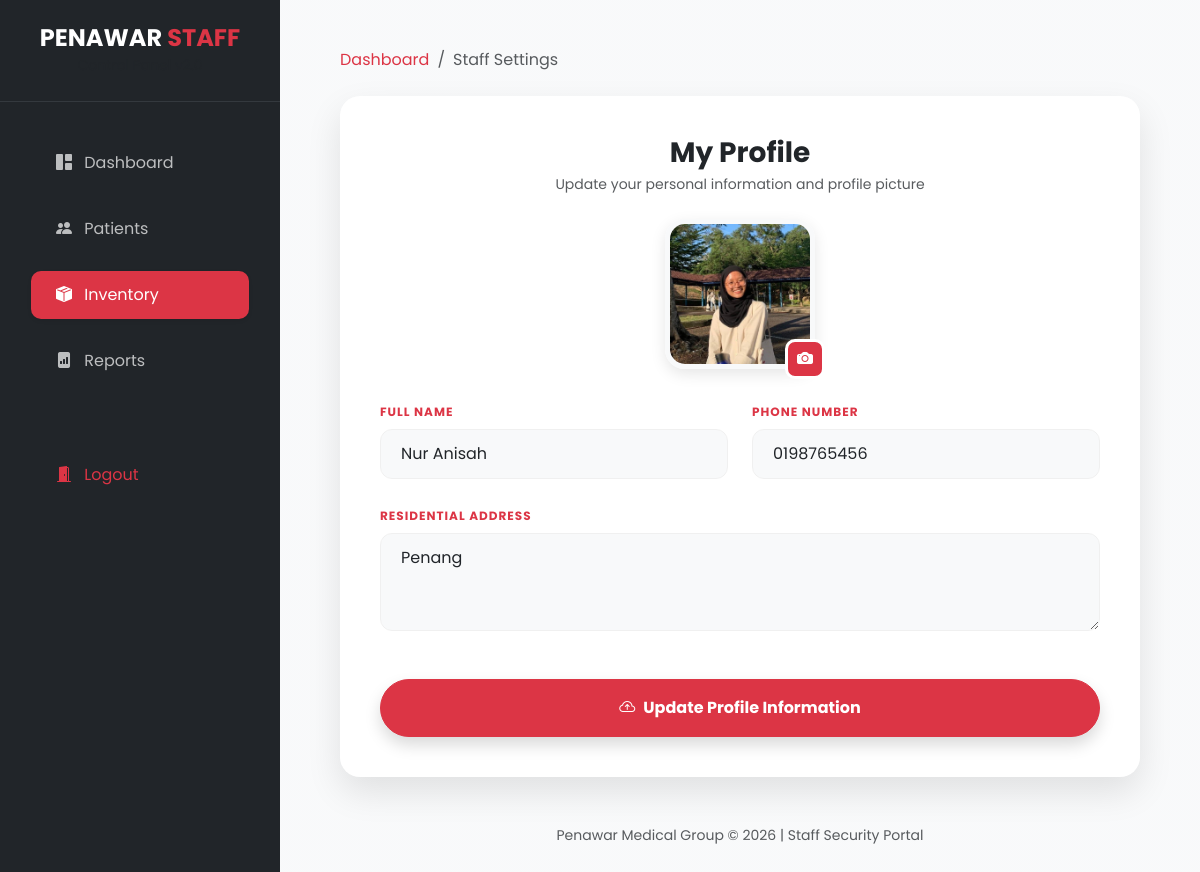
Screenshot of /clinic_system/staff_profile.php (signed in) with the database file from the repository.
### tables this page shows
CREATE TABLE `users` (
  `id` int(11) NOT NULL,
  `name` varchar(255) NOT NULL,
  `email` varchar(255) NOT NULL,
  `password` varchar(255) NOT NULL,
  `role` enum('staff','patient') DEFAULT 'patient',
  `profile_pic` varchar(255) DEFAULT NULL,
  `created_at` timestamp NOT NULL DEFAULT current_timestamp(),
  `staff_id` varchar(50) DEFAULT NULL,
  `username` varchar(100) DEFAULT NULL,
  `phone` varchar(20) DEFAULT NULL,
  `address` text DEFAULT NULL
);

### clinic_system/staff_profile.php (the view, shortened to what this page needs)
<?php
include 'db.php';
$user_id = $_SESSION['user_id'];
$stmt = $pdo->prepare("SELECT * FROM users WHERE id = ?");
$stmt->execute([$user_id]);
$user = $stmt->fetch();
?>
<!DOCTYPE html>
<html lang="en">
<head>
    <link href="https://cdn.jsdelivr.net/npm/bootstrap@5.3.0/dist/css/bootstrap.min.css" rel="stylesheet">
    <link rel="stylesheet" href="https://cdn.jsdelivr.net/npm/bootstrap-icons@1.11.0/font/bootstrap-icons.css">
</head>
<body>
<div class="d-flex">
    <nav id="sidebar">
        <div class="p-4 text-center border-bottom border-secondary border-opacity-25">
            <h4 class="fw-bold mb-0 text-white">PENAWAR <span class="text-danger">STAFF</span></h4>
            <small class="text-muted">Control Panel v2.0</small>
        </div>
        <div class="p-3">
            <ul class="nav flex-column mt-3">
                <li class="nav-item mb-2"><a href="staff_dashboard.php" class="nav-link"><i class="bi bi-grid-1x2-fill me-2"></i> Dashboard</a></li>
                <li class="nav-item mb-2"><a href="manage_patients.php" class="nav-link"><i class="bi bi-people-fill me-2"></i> Patients</a></li>
                <li class="nav-item mb-2"><a href="inventory.php" class="nav-link active shadow-sm"><i class="bi bi-box-seam-fill me-2"></i> Inventory</a></li>
                <li class="nav-item mb-2"><a href="reports.php" class="nav-link"><i class="bi bi-file-bar-graph-fill me-2"></i> Reports</a></li>
                <li class="nav-item mt-5"><a href="login.php" class="nav-link text-danger"><i class="bi bi-door-open-fill me-2"></i> Logout</a></li>
            </ul>
        </div>
    </nav>
    <div class="flex-grow-1 p-4 p-md-5">
        <div class="profile-container">
            <nav aria-label="breadcrumb" class="mb-4">
                <ol class="breadcrumb">
                    <li class="breadcrumb-item"><a href="staff_dashboard.php" class="text-danger text-decoration-none">Dashboard</a></li>
                    <li class="breadcrumb-item active">Staff Settings</li>
                </ol>
            </nav>
            <div class="glass-card">
                <div class="text-center mb-4">
                    <h3 class="fw-bold mb-1">My Profile</h3>
                    <p class="text-muted small">Update your personal information and profile picture</p>
                </div>
                <form method="POST" enctype="multipart/form-data">
                    <div class="avatar-section">
                        <?php
                            $display_pic = !empty($user['profile_pic']) ? 'uploads/'.$user['profile_pic'] : 'https://ui-avatars.com/api/?name='.urlencode($user['name']).'&size=150&background=212529&color=fff';
                        ?>
                        <img src="<?= $display_pic ?>" class="avatar-preview" id="imgPreview">
                        <div class="file-input-wrapper">
                            <label for="fileInput" class="btn-upload">
                                <i class="bi bi-camera-fill"></i>
                            </label>
                        </div>
                    </div>
                    <div class="row g-4">
                        <div class="col-md-6">
                            <label class="form-label">Full Name</label>
                            <input type="text" name="name" class="form-control" value="<?= htmlspecialchars($user['name']) ?>" required>
                        </div>
                        <div class="col-md-6">
                            <label class="form-label">Phone Number</label>
                            <input type="text" name="phone" class="form-control" value="<?= htmlspecialchars($user['phone'] ?? '') ?>">
                        </div>
                        <div class="col-12">
                            <label class="form-label">Residential Address</label>
                            <textarea name="address" class="form-control" rows="3" placeholder="Enter your full address..."><?= htmlspecialchars($user['address'] ?? '') ?></textarea>
                        </div>
                        <div class="col-12 mt-5">
                            <button type="submit" class="btn btn-danger w-100 rounded-pill py-3 fw-bold shadow">
                                <i class="bi bi-cloud-arrow-up me-2"></i>Update Profile Information
                            </button>
                        </div>
                    </div>
                </form>
            </div>
            <footer class="mt-5 text-center text-muted small">
                Penawar Medical Group &copy; <?= date('Y') ?> | Staff Security Portal
            </footer>
        </div>
    </div>
</div>
</body>
</html>

### clinic_system/staff_profile.php (style rules this page uses)
:root { --pmc-red: #dc3545; --pmc-dark: #212529; --pmc-sidebar: #212529; }
body { font-family: 'Poppins', sans-serif; background: linear-gradient(rgba(248, 249, 250, 0.92), rgba(248, 249, 250, 0.92)), url('https://images.unsplash.com/photo-1519494026892-80bbd2d6fd0d?auto=format&fit=crop&w=1920&q=80'); background-size: cover; background-attachment: fixed; min-height: 100vh; }
#sidebar { min-width: 280px; max-width: 280px; background: var(--pmc-sidebar); min-height: 100vh; color: white; position: sticky; top: 0; z-index: 1000; }
.nav-link { color: rgba(255,255,255,0.7); padding: 12px 25px; margin: 5px 15px; border-radius: 10px; transition: 0.3s; }
.nav-link:hover, .nav-link.active { background: var(--pmc-red); color: white !important; }
.profile-container { max-width: 800px; margin: auto; }
.glass-card { background: white; border-radius: 20px; padding: 40px; box-shadow: 0 15px 35px rgba(0,0,0,0.1); border: none; }
.avatar-section { position: relative; width: 150px; margin: 0 auto 30px; }
.avatar-preview { width: 150px; height: 150px; border-radius: 20px; object-fit: cover; border: 5px solid #f8f9fa; box-shadow: 0 5px 15px rgba(0,0,0,0.1); }
.file-input-wrapper { position: absolute; bottom: -10px; right: -10px; }
.btn-upload { width: 40px; height: 40px; border-radius: 10px; background: var(--pmc-red); color: white; display: flex; align-items: center; justify-content: center; cursor: pointer; border: 3px solid white; transition: 0.3s; }
.form-label { font-weight: 700; color: var(--pmc-red); font-size: 0.75rem; text-transform: uppercase; letter-spacing: 1px; margin-bottom: 8px; }
.form-control { border: 1px solid #f0f0f0; border-radius: 12px; background-color: #f8f9fa; padding: 12px 20px; transition: 0.3s; }

### rows the page displays
users: profile_pic (picture), name "Nur Anisah", phone "0198765456", address "Penang"
